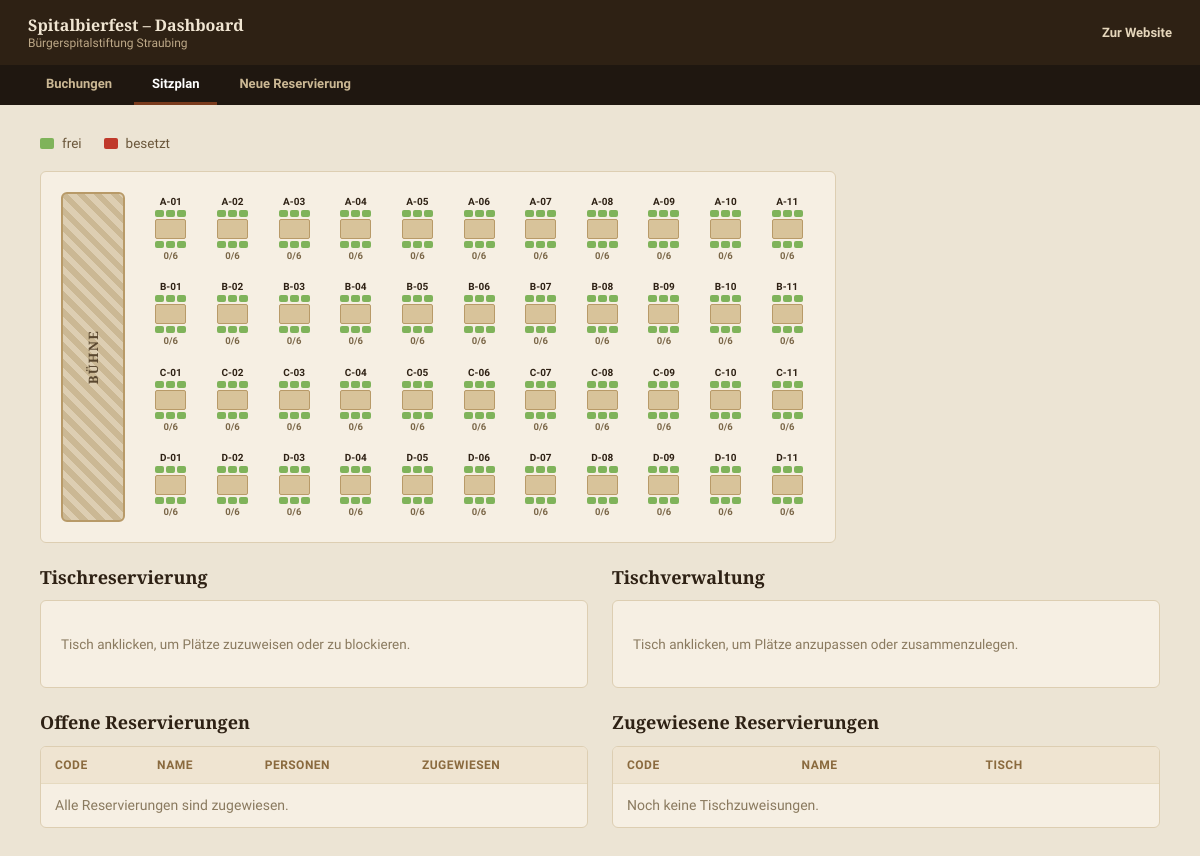
The app's page /dashboard/seating.php with its own data.
### tables this page shows
CREATE TABLE IF NOT EXISTS venue_tables (
  id INT UNSIGNED AUTO_INCREMENT PRIMARY KEY,
  code VARCHAR(8) NOT NULL,
  row_label CHAR(1) NOT NULL,
  position TINYINT UNSIGNED NOT NULL,
  seats TINYINT UNSIGNED NOT NULL DEFAULT 6,
  base_seats TINYINT UNSIGNED NOT NULL DEFAULT 6,
  merged_into INT UNSIGNED DEFAULT NULL,
  UNIQUE KEY uniq_code (code),
  CONSTRAINT fk_venue_merged_into FOREIGN KEY (merged_into) REFERENCES venue_tables(id) ON DELETE SET NULL
);

### dashboard/seating.php (the view, shortened to what this page needs)
<?php
$pdo = sbf_pdo();
function e(string $v): string
{
    return htmlspecialchars($v, ENT_QUOTES, 'UTF-8');
}
$tables = $pdo->query('SELECT id, code, row_label, position, seats, base_seats, merged_into FROM venue_tables ORDER BY row_label, position')->fetchAll();
$occupiedByTable = [];
$tooltipByTable = [];
$rowsByLabel = [];
foreach ($tables as $t) {
    $rowsByLabel[$t['row_label']][] = $t;
}
$openReservations = [];
$assignedReservations = [];
$selected = null;
?>
<!DOCTYPE html>
<html lang="de">
<head>
<link rel="stylesheet" href="dashboard.css">
</head>
<body>
<header class="dash-header">
  <div class="dash-header__brand">
    <span>Spitalbierfest &ndash; Dashboard</span>
    <span class="dash-header__sub">B&uuml;rgerspitalstiftung Straubing</span>
  </div>
  <a class="dash-header__link" href="../index.html">Zur Website</a>
</header>
<nav class="dash-tabs">
  <a href="index.php">Buchungen</a>
  <a href="seating.php" class="is-active">Sitzplan</a>
  <a href="new.php">Neue Reservierung</a>
</nav>
<main class="dash-main">
  <div class="dash-legend">
    <span class="legend-item"><span class="chair"></span> frei</span>
    <span class="legend-item"><span class="chair is-occupied"></span> besetzt</span>
  </div>
  <div class="seating-layout">
    <div class="seating-grid-wrap">
      <div class="seating-floor">
      <div class="stage"><span>B&uuml;hne</span></div>
      <div class="seating-grid">
        <?php foreach (['A', 'B', 'C', 'D'] as $label): ?>
        <div class="seating-row">
          <?php foreach ($rowsByLabel[$label] ?? [] as $t):
          ?>
          <?php
            $occupied = $occupiedByTable[(int) $t['id']] ?? 0;
            $seats = (int) $t['seats'];
            $halfSeats = (int) ceil($seats / 2);
            $isSelected = $selected && (int) $selected['id'] === (int) $t['id'];
            $tooltipLines = $tooltipByTable[(int) $t['id']] ?? [];
            $tooltip = $tooltipLines ? implode("\n", $tooltipLines) : 'Frei';
          ?>
          <a class="table-tile<?= $isSelected ? ' is-selected' : '' ?><?= $seats > 6 ? ' table-tile--wide' : '' ?>" href="?table=<?= (int) $t['id'] ?>" title="<?= e($tooltip) ?>">
            <div class="table-tile__code"><?= e($t['code']) ?></div>
            <div class="table-tile__shape">
              <div class="table-tile__chairs">
                <?php for ($i = 0; $i < $halfSeats; $i++): ?>
                <span class="chair<?= $i < $occupied ? ' is-occupied' : '' ?>"></span>
                <?php endfor; ?>
              </div>
              <div class="table-tile__rect"></div>
              <div class="table-tile__chairs">
                <?php for ($i = $halfSeats; $i < $seats; $i++): ?>
                <span class="chair<?= $i < $occupied ? ' is-occupied' : '' ?>"></span>
                <?php endfor; ?>
              </div>
            </div>
            <div class="table-tile__count"><?= $occupied ?>/<?= $seats ?></div>
          </a>
          <?php endforeach; ?>
        </div>
        <?php endforeach; ?>
      </div>
      </div>
    </div>
  </div>
  <div class="dash-two-col">
    <div>
      <h2 class="dash-two-col__heading">Tischreservierung</h2>
      <div class="assign-panel">
        <?php if (!$selected): ?>
          <p class="assign-panel__hint">Tisch anklicken, um Pl&auml;tze zuzuweisen oder zu blockieren.</p>
        <?php endif; ?>
      </div>
    </div>
    <div>
      <h2 class="dash-two-col__heading">Tischverwaltung</h2>
      <div class="assign-panel">
        <?php if (!$selected): ?>
          <p class="assign-panel__hint">Tisch anklicken, um Pl&auml;tze anzupassen oder zusammenzulegen.</p>
        <?php endif; ?>
      </div>
    </div>
  </div>
  <div class="dash-two-col">
    <div>
      <h2 class="dash-two-col__heading">Offene Reservierungen</h2>
      <div class="dash-table-wrap">
        <table class="dash-table">
          <thead>
            <tr><th>Code</th><th>Name</th><th>Personen</th><th>Zugewiesen</th></tr>
          </thead>
          <tbody>
            <?php if (!$openReservations): ?>
            <tr><td colspan="4" class="dash-table__empty">Alle Reservierungen sind zugewiesen.</td></tr>
            <?php endif; ?>
          </tbody>
        </table>
      </div>
    </div>
    <div>
      <h2 class="dash-two-col__heading">Zugewiesene Reservierungen</h2>
      <div class="dash-table-wrap">
        <table class="dash-table">
          <thead>
            <tr><th>Code</th><th>Name</th><th>Tisch</th></tr>
          </thead>
          <tbody>
            <?php if (!$assignedReservations): ?>
            <tr><td colspan="3" class="dash-table__empty">Noch keine Tischzuweisungen.</td></tr>
            <?php endif; ?>
          </tbody>
        </table>
      </div>
    </div>
  </div>
</main>
</body>
</html>

### dashboard/dashboard.css (style rules this page uses)
:root { --serif: 'Bitter', serif; --sans: 'Source Sans 3', system-ui, sans-serif; --ink: #2e2114; --ink-soft: #4a3a26; --parchment: #f6efe3; --rust: #7a3b1d; --rust-hover: #8e4522; }
* { box-sizing: border-box; }
body { margin: 0; background: #ece4d4; font-family: var(--sans); color: var(--ink-soft); }
.dash-header { display: flex; align-items: center; justify-content: space-between; gap: 20px; padding: 16px 28px; background: var(--ink); color: #f0e5d2; }
.dash-header__brand { display: flex; flex-direction: column; gap: 2px; font: 700 16px/1.2 var(--serif); }
.dash-header__sub { font: 400 12px/1 var(--sans); color: #bda887; }
.dash-header__link { color: #e5d6bb; font: 600 13px/1 var(--sans); text-decoration: none; }
.dash-tabs { display: flex; gap: 4px; padding: 0 28px; background: #1f1710; }
.dash-tabs a { padding: 12px 18px; color: #cbb894; text-decoration: none; font: 600 13px/1 var(--sans); border-bottom: 3px solid transparent; }
.dash-tabs a.is-active { color: #fff; border-bottom-color: var(--rust); }
.dash-main { max-width: none; margin: 0; padding: 32px 40px 60px; }
.dash-table-wrap { background: var(--parchment); border: 1px solid #ddceb2; border-radius: 6px; overflow-x: auto; }
.dash-table { width: 100%; border-collapse: collapse; font: 400 14px/1.4 var(--sans); }
.dash-table th, .dash-table td { padding: 12px 14px; text-align: left; white-space: nowrap; border-bottom: 1px solid #e6dac0; }
.dash-table th { font: 600 12px/1 var(--sans); letter-spacing: .04em; text-transform: uppercase; color: #8a6a3e; background: #efe4d1; }
.dash-table tr:last-child td { border-bottom: 0; }
.dash-table__empty { text-align: center; color: #8a7a5f; white-space: normal; }
.dash-legend { display: flex; gap: 22px; margin-bottom: 20px; font: 400 13.5px/1 var(--sans); color: #6a563a; }
.legend-item { display: flex; align-items: center; gap: 8px; }
.legend-item .chair { width: 14px; height: 11px; }
.seating-layout { display: grid; grid-template-columns: 1fr 300px; gap: 24px; align-items: start; }
.seating-grid-wrap { background: var(--parchment); border: 1px solid #ddceb2; border-radius: 6px; padding: 20px; }
.seating-floor { display: flex; gap: 18px; align-items: stretch; }
.stage { flex: 0 0 64px; display: flex; align-items: center; justify-content: center; background: repeating-linear-gradient(45deg, #cbb894, #cbb894 6px, #ddceb2 6px, #ddceb2 12px); border: 2px solid #b89a68; border-radius: 6px; }
.stage span { writing-mode: vertical-rl; transform: rotate(180deg); font: 700 13px/1 var(--serif); letter-spacing: .1em; text-transform: uppercase; color: #5a4830; white-space: nowrap; }
.seating-grid { flex: 1; display: flex; flex-direction: column; gap: 12px; min-width: 0; }
.seating-row { display: flex; gap: 6px; }
.table-tile { flex: 1 1 0; min-width: 0; display: flex; flex-direction: column; align-items: center; gap: 3px; padding: 5px 2px; border-radius: 6px; text-decoration: none; cursor: pointer; }
.table-tile__code { font: 700 10px/1 var(--sans); color: var(--ink); }
.table-tile__shape { display: flex; flex-direction: column; align-items: center; gap: 2px; }
.table-tile__chairs { display: flex; gap: 2px; }
.table-tile__rect { width: 100%; max-width: 58px; height: 20px; background: #d8c39a; border: 1px solid #b89a68; border-radius: 2px; }
.table-tile__count { font: 600 9.5px/1 var(--sans); color: #7a6647; }
.chair { width: 9px; height: 7px; border-radius: 2px; background: #7fb35a; flex: none; }
.chair.is-occupied { background: #c0392b; }
.assign-panel { background: var(--parchment); border: 1px solid #ddceb2; border-radius: 6px; padding: 20px; position: sticky; top: 20px; }
.assign-panel__hint { font: 400 13.5px/1.4 var(--sans); color: #8a7a5f; }
.dash-two-col { display: grid; grid-template-columns: 1fr 1fr; gap: 24px; margin-top: 24px; }
.dash-two-col__heading { font: 700 18px/1.2 var(--serif); color: var(--ink); margin: 0 0 12px; }

### records on screen
venue_tables: code "A-01", id "0", seats "6"
venue_tables: code "A-02", id "0", seats "6"
venue_tables: code "A-03", id "0", seats "6"
venue_tables: code "A-04", id "0", seats "6"
venue_tables: code "A-05", id "0", seats "6"
venue_tables: code "A-06", id "0", seats "6"
venue_tables: code "A-07", id "0", seats "6"
venue_tables: code "A-08", id "0", seats "6"
venue_tables: code "A-09", id "0", seats "6"
venue_tables: code "A-10", id "0", seats "6"
venue_tables: code "A-11", id "0", seats "6"
venue_tables: code "B-01", id "0", seats "6"
venue_tables: code "B-02", id "0", seats "6"
venue_tables: code "B-03", id "0", seats "6"
venue_tables: code "B-04", id "0", seats "6"
venue_tables: code "B-05", id "0", seats "6"
venue_tables: code "B-06", id "0", seats "6"
venue_tables: code "B-07", id "0", seats "6"
venue_tables: code "B-08", id "0", seats "6"
venue_tables: code "B-09", id "0", seats "6"
venue_tables: code "B-10", id "0", seats "6"
venue_tables: code "B-11", id "0", seats "6"
venue_tables: code "C-01", id "0", seats "6"
venue_tables: code "C-02", id "0", seats "6"
venue_tables: code "C-03", id "0", seats "6"
venue_tables: code "C-04", id "0", seats "6"
venue_tables: code "C-05", id "0", seats "6"
venue_tables: code "C-06", id "0", seats "6"
venue_tables: code "C-07", id "0", seats "6"
venue_tables: code "C-08", id "0", seats "6"
venue_tables: code "C-09", id "0", seats "6"
venue_tables: code "C-10", id "0", seats "6"
venue_tables: code "C-11", id "0", seats "6"
venue_tables: code "D-01", id "0", seats "6"
venue_tables: code "D-02", id "0", seats "6"
venue_tables: code "D-03", id "0", seats "6"
venue_tables: code "D-04", id "0", seats "6"
venue_tables: code "D-05", id "0", seats "6"
venue_tables: code "D-06", id "0", seats "6"
venue_tables: code "D-07", id "0", seats "6"
venue_tables: code "D-08", id "0", seats "6"
venue_tables: code "D-09", id "0", seats "6"
venue_tables: code "D-10", id "0", seats "6"
venue_tables: code "D-11", id "0", seats "6"
